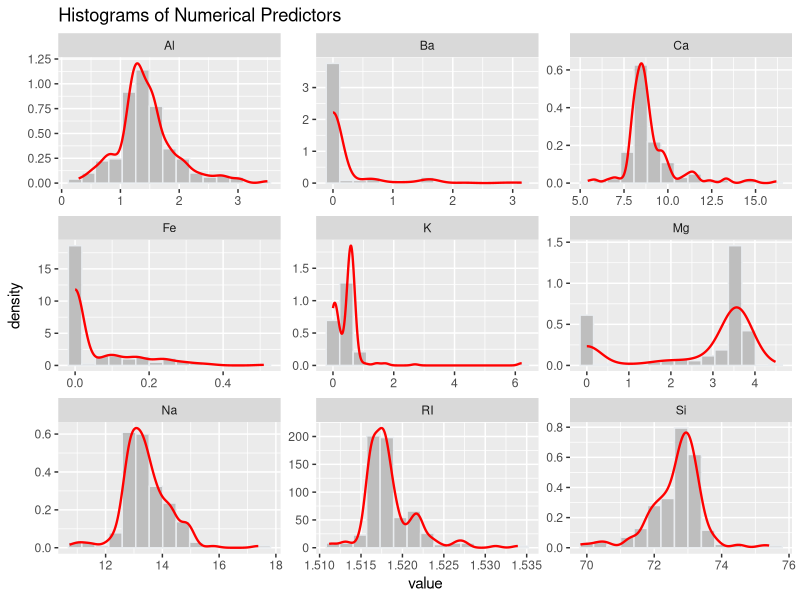
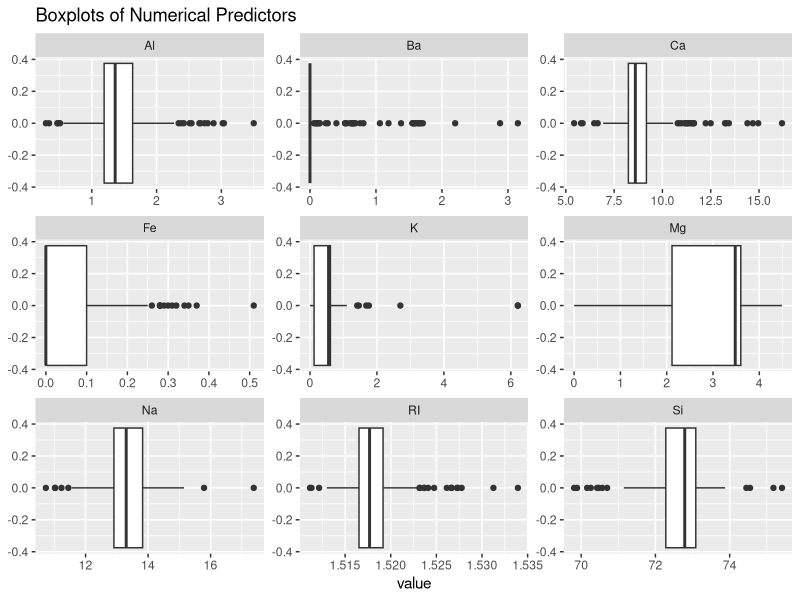
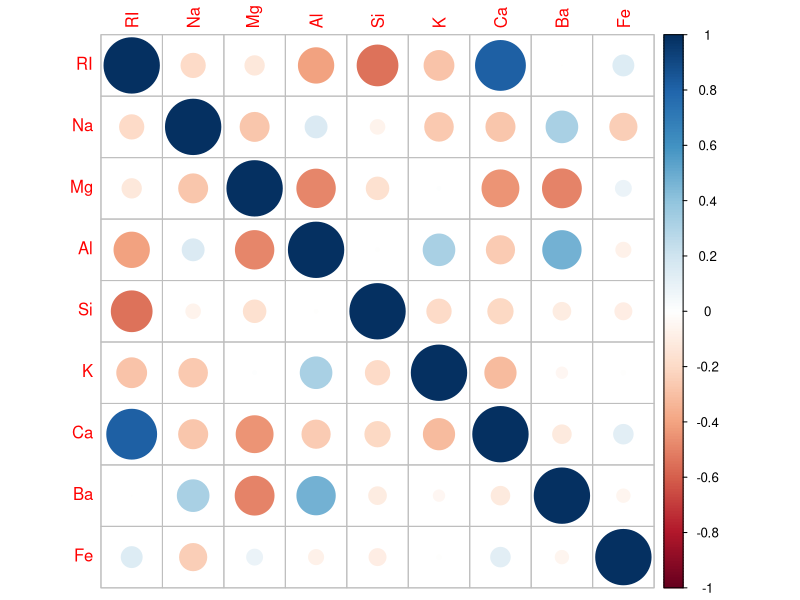
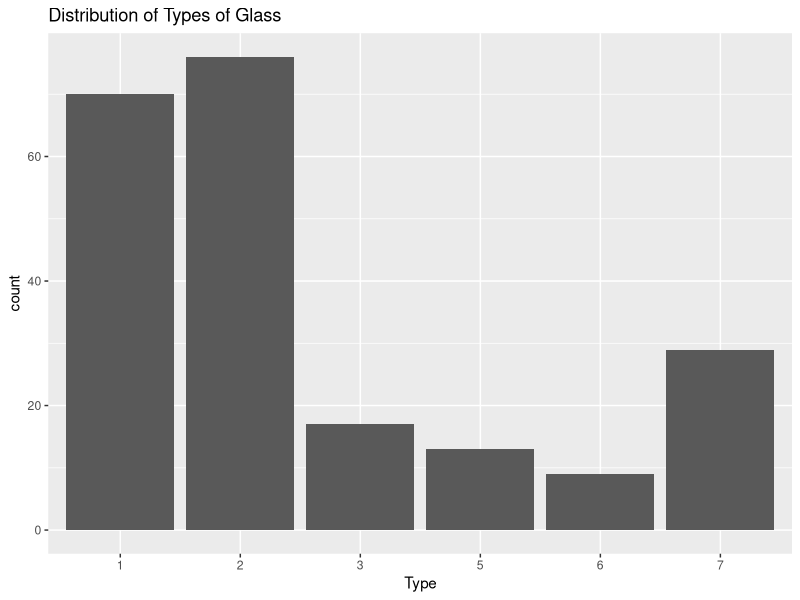
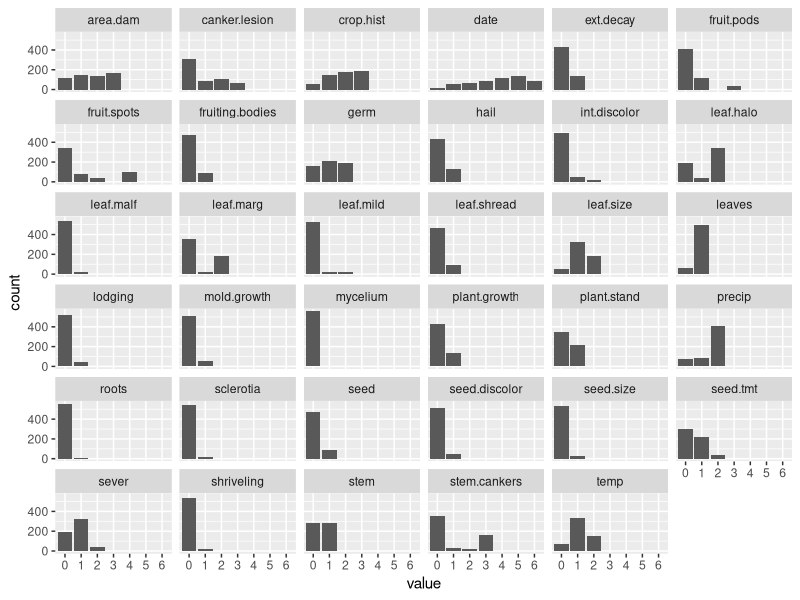
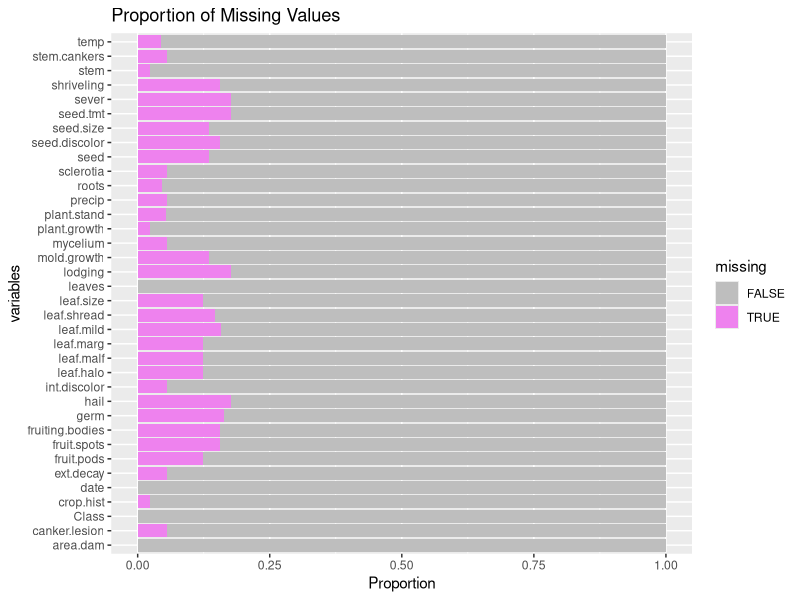

Generate these figures, in order, with R:
## ---- chunk 1
library(mlbench)
library(tidyverse)
library(corrplot)
## ---- chunk 2
data(Glass)
str(Glass)
## ---- chunk 3
Glass %>%
  keep(is.numeric) %>%
  gather() %>%
  ggplot(aes(value)) + 
  geom_histogram(bins = 15,aes(x=value, y = ..density..),fill="gray", color="#e9ecef") + 
  geom_density(aes(x=value), color='red', lwd = 0.8) +
  facet_wrap(~key, scales = 'free') +
  ggtitle("Histograms of Numerical Predictors")

## ---- chunk 4
Glass %>%
  keep(is.numeric) %>%
  gather() %>%
  ggplot(aes(value)) + 
  geom_boxplot() + 
  facet_wrap(~key, scales = 'free') +
  ggtitle("Boxplots of Numerical Predictors")
## ---- chunk 5
Glass %>%
  keep(is.numeric) %>%
  cor() %>%
  corrplot() 

Glass %>%
  ggplot() +
  geom_bar(aes(x = Type)) +
  ggtitle("Distribution of Types of Glass")
## ---- chunk 6
soybean <- data(Soybean)
Soybean %>%  select(!Class)%>%  drop_na() %>%  gather() %>% ggplot(aes(value)) +  geom_bar() +  facet_wrap(~ key)
## ---- chunk 7
Soybean %>%
  summarise_all(list(~is.na(.)))%>%
  pivot_longer(everything(), names_to = "variables", values_to="missing") %>%
  count(variables, missing) %>%
  ggplot(aes(y = variables, x=n, fill = missing))+
  geom_col(position = "fill") +
  labs(title = "Proportion of Missing Values",
       x = "Proportion") +
  scale_fill_manual(values=c("grey","violet"))
## ---- chunk 8
Soybean %>%
  group_by(Class) %>%
  mutate(class_Total = n()) %>%
  ungroup() %>%
  filter(!complete.cases(.)) %>%
  group_by(Class) %>%
  mutate(Missing = n(),
         Proportion =  Missing / class_Total) %>% 
  ungroup()%>%
  select(Class, Proportion) %>%
  distinct() 
